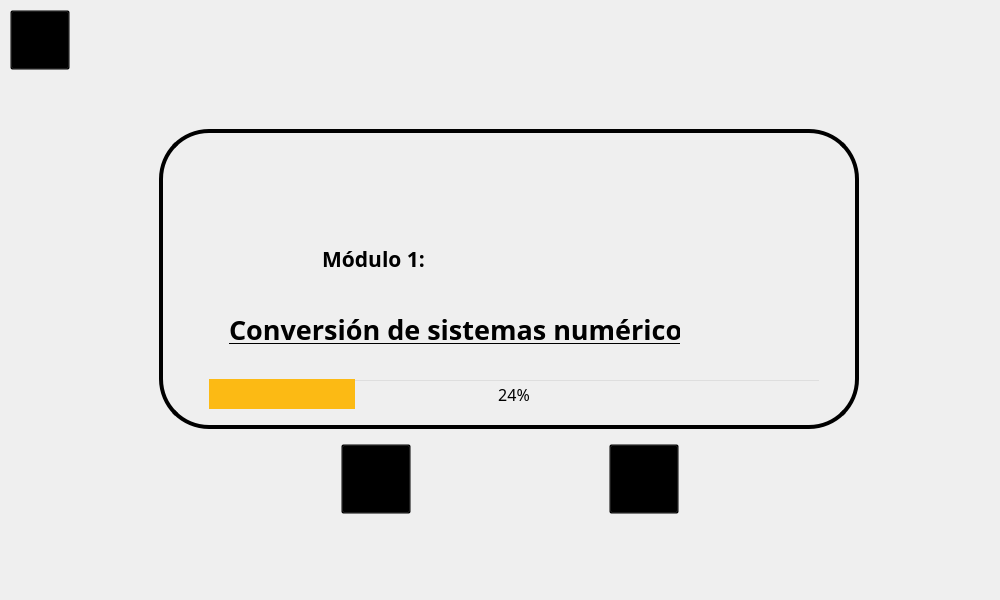
<?xml version="1.0" encoding="UTF-8"?>
<ui version="4.0">
 <class>moduleSelection</class>
 <widget class="QWidget" name="moduleSelection">
  <property name="geometry">
   <rect>
    <x>0</x>
    <y>0</y>
    <width>1000</width>
    <height>600</height>
   </rect>
  </property>
  <property name="sizePolicy">
   <sizepolicy hsizetype="Maximum" vsizetype="Maximum">
    <horstretch>0</horstretch>
    <verstretch>0</verstretch>
   </sizepolicy>
  </property>
  <property name="minimumSize">
   <size>
    <width>1000</width>
    <height>600</height>
   </size>
  </property>
  <property name="maximumSize">
   <size>
    <width>99999</width>
    <height>99999</height>
   </size>
  </property>
  <property name="windowTitle">
   <string>Form</string>
  </property>
  <property name="styleSheet">
   <string notr="true"/>
  </property>
  <widget class="QPushButton" name="modulesBToMain">
   <property name="geometry">
    <rect>
     <x>10</x>
     <y>10</y>
     <width>60</width>
     <height>60</height>
    </rect>
   </property>
   <property name="sizePolicy">
    <sizepolicy hsizetype="Fixed" vsizetype="Fixed">
     <horstretch>0</horstretch>
     <verstretch>0</verstretch>
    </sizepolicy>
   </property>
   <property name="minimumSize">
    <size>
     <width>60</width>
     <height>60</height>
    </size>
   </property>
   <property name="maximumSize">
    <size>
     <width>50</width>
     <height>50</height>
    </size>
   </property>
   <property name="font">
    <font>
     <pointsize>16</pointsize>
    </font>
   </property>
   <property name="styleSheet">
    <string notr="true">QPushButton#modulesBToMain{
image: url(:/buttons/buttons/home.png);
background: transparent;
}
QPushButton#modulesBToMain:hover{
	image: url(:/buttons/buttons/homeH.png);
}
QPushButton#modulesBToMain:pressed{
	image: url(:/buttons/buttons/homeP.png);
}</string>
   </property>
   <property name="text">
    <string/>
   </property>
   <property name="icon">
    <iconset theme="go-home">
     <normaloff>.</normaloff>.</iconset>
   </property>
   <property name="iconSize">
    <size>
     <width>15</width>
     <height>15</height>
    </size>
   </property>
  </widget>
  <widget class="QWidget" name="layoutWidget">
   <property name="geometry">
    <rect>
     <x>150</x>
     <y>120</y>
     <width>720</width>
     <height>396</height>
    </rect>
   </property>
   <layout class="QGridLayout" name="gridLayout_5">
    <item row="1" column="4">
     <spacer name="horizontalSpacer_5">
      <property name="orientation">
       <enum>Qt::Horizontal</enum>
      </property>
      <property name="sizeHint" stdset="0">
       <size>
        <width>40</width>
        <height>20</height>
       </size>
      </property>
     </spacer>
    </item>
    <item row="1" column="2">
     <spacer name="horizontalSpacer_3">
      <property name="orientation">
       <enum>Qt::Horizontal</enum>
      </property>
      <property name="sizeHint" stdset="0">
       <size>
        <width>40</width>
        <height>20</height>
       </size>
      </property>
     </spacer>
    </item>
    <item row="1" column="1">
     <widget class="QPushButton" name="prev">
      <property name="minimumSize">
       <size>
        <width>70</width>
        <height>70</height>
       </size>
      </property>
      <property name="maximumSize">
       <size>
        <width>70</width>
        <height>70</height>
       </size>
      </property>
      <property name="styleSheet">
       <string notr="true">QPushButton#prev{
image: url(:/buttons/buttons/left.png);
background: transparent;
}
QPushButton#prev:hover{
	image: url(:/buttons/buttons/leftH.png);
}
QPushButton#prev:pressed{
	image: url(:/buttons/buttons/leftP.png);
}
QPushButton#prev:disabled{
	image: url(:/buttons/buttons/leftD.png);
}</string>
      </property>
      <property name="text">
       <string/>
      </property>
     </widget>
    </item>
    <item row="1" column="3">
     <widget class="QPushButton" name="next">
      <property name="minimumSize">
       <size>
        <width>70</width>
        <height>70</height>
       </size>
      </property>
      <property name="maximumSize">
       <size>
        <width>70</width>
        <height>70</height>
       </size>
      </property>
      <property name="styleSheet">
       <string notr="true">QPushButton#next{
image: url(:/buttons/buttons/right.png);
background: transparent;
}
QPushButton#next:hover{
	image: url(:/buttons/buttons/rightH.png);
}
QPushButton#next:pressed{
	image: url(:/buttons/buttons/rightP.png);
}
QPushButton#next:disabled{
	image: url(:/buttons/buttons/rightD.png);
}</string>
      </property>
      <property name="text">
       <string/>
      </property>
     </widget>
    </item>
    <item row="1" column="0">
     <spacer name="horizontalSpacer_4">
      <property name="orientation">
       <enum>Qt::Horizontal</enum>
      </property>
      <property name="sizeHint" stdset="0">
       <size>
        <width>40</width>
        <height>20</height>
       </size>
      </property>
     </spacer>
    </item>
    <item row="0" column="0" colspan="5">
     <widget class="SlidingStackedWidget" name="stackedWidget">
      <property name="enabled">
       <bool>true</bool>
      </property>
      <property name="sizePolicy">
       <sizepolicy hsizetype="Fixed" vsizetype="Fixed">
        <horstretch>0</horstretch>
        <verstretch>0</verstretch>
       </sizepolicy>
      </property>
      <property name="minimumSize">
       <size>
        <width>715</width>
        <height>315</height>
       </size>
      </property>
      <property name="maximumSize">
       <size>
        <width>16777215</width>
        <height>16777215</height>
       </size>
      </property>
      <property name="styleSheet">
       <string notr="true">QProgressBar::chunk {
    background: #fcba14;
}
QProgressBar{
background-color: transparent;
color: black;
}</string>
      </property>
      <property name="currentIndex">
       <number>0</number>
      </property>
      <widget class="QWidget" name="page">
       <layout class="QGridLayout" name="gridLayout">
        <item row="0" column="0">
         <widget class="ClickableFrame" name="frameM1">
          <property name="sizePolicy">
           <sizepolicy hsizetype="Preferred" vsizetype="Preferred">
            <horstretch>0</horstretch>
            <verstretch>0</verstretch>
           </sizepolicy>
          </property>
          <property name="minimumSize">
           <size>
            <width>700</width>
            <height>300</height>
           </size>
          </property>
          <property name="styleSheet">
           <string notr="true">QFrame#frameM1{
	background-image: url(:/assets/module1.png);
	border: 4px solid black; 
	border-radius: 50px;
}

#frameM1:hover {
    border: 4px solid #fdbb14;
}</string>
          </property>
          <property name="frameShape">
           <enum>QFrame::NoFrame</enum>
          </property>
          <property name="frameShadow">
           <enum>QFrame::Plain</enum>
          </property>
          <widget class="QProgressBar" name="progressM1">
           <property name="geometry">
            <rect>
             <x>50</x>
             <y>250</y>
             <width>611</width>
             <height>30</height>
            </rect>
           </property>
           <property name="font">
            <font>
             <family>Sitka</family>
             <pointsize>12</pointsize>
            </font>
           </property>
           <property name="styleSheet">
            <string notr="true"/>
           </property>
           <property name="value">
            <number>24</number>
           </property>
           <property name="alignment">
            <set>Qt::AlignCenter</set>
           </property>
          </widget>
          <widget class="QLabel" name="labelM1">
           <property name="geometry">
            <rect>
             <x>150</x>
             <y>110</y>
             <width>129</width>
             <height>41</height>
            </rect>
           </property>
           <property name="font">
            <font>
             <family>Sitka</family>
            </font>
           </property>
           <property name="styleSheet">
            <string notr="true">QLabel#label
{
color: black;
}</string>
           </property>
           <property name="text">
            <string>&lt;html&gt;&lt;head/&gt;&lt;body&gt;&lt;p align=&quot;center&quot;&gt;&lt;span style=&quot; font-size:16pt; font-weight:700; color:#000000;&quot;&gt;Módulo 1:&lt;/span&gt;&lt;/p&gt;&lt;/body&gt;&lt;/html&gt;</string>
           </property>
          </widget>
          <widget class="QLabel" name="labelSM1">
           <property name="geometry">
            <rect>
             <x>70</x>
             <y>180</y>
             <width>451</width>
             <height>41</height>
            </rect>
           </property>
           <property name="font">
            <font>
             <family>Sitka</family>
             <pointsize>10</pointsize>
            </font>
           </property>
           <property name="text">
            <string>&lt;html&gt;&lt;head/&gt;&lt;body&gt;&lt;p align=&quot;center&quot;&gt;&lt;span style=&quot; font-size:20pt; font-weight:700; text-decoration: underline; color:#000000;&quot;&gt;Conversión de sistemas numéricos&lt;/span&gt;&lt;/p&gt;&lt;/body&gt;&lt;/html&gt;</string>
           </property>
          </widget>
         </widget>
        </item>
       </layout>
      </widget>
      <widget class="QWidget" name="page_2">
       <layout class="QGridLayout" name="gridLayout_2">
        <item row="0" column="0" colspan="2">
         <widget class="ClickableFrame" name="frameM2">
          <property name="minimumSize">
           <size>
            <width>700</width>
            <height>300</height>
           </size>
          </property>
          <property name="font">
           <font>
            <pointsize>16</pointsize>
           </font>
          </property>
          <property name="styleSheet">
           <string notr="true">#frameM2{
	background-image: url(:/assets/moduleG2.png);
	border: 4px solid black; 
	border-radius: 50px;
}

#frameM2:hover {
    border: 4px solid #fdbb14;
}</string>
          </property>
          <property name="frameShape">
           <enum>QFrame::StyledPanel</enum>
          </property>
          <property name="frameShadow">
           <enum>QFrame::Raised</enum>
          </property>
          <widget class="QProgressBar" name="progressM2">
           <property name="geometry">
            <rect>
             <x>50</x>
             <y>250</y>
             <width>611</width>
             <height>30</height>
            </rect>
           </property>
           <property name="font">
            <font>
             <family>Sitka</family>
             <pointsize>12</pointsize>
            </font>
           </property>
           <property name="styleSheet">
            <string notr="true"/>
           </property>
           <property name="value">
            <number>24</number>
           </property>
           <property name="alignment">
            <set>Qt::AlignCenter</set>
           </property>
           <property name="textVisible">
            <bool>true</bool>
           </property>
           <property name="orientation">
            <enum>Qt::Horizontal</enum>
           </property>
           <property name="invertedAppearance">
            <bool>false</bool>
           </property>
           <property name="textDirection">
            <enum>QProgressBar::BottomToTop</enum>
           </property>
          </widget>
          <widget class="QLabel" name="labelM2">
           <property name="geometry">
            <rect>
             <x>90</x>
             <y>60</y>
             <width>129</width>
             <height>31</height>
            </rect>
           </property>
           <property name="font">
            <font>
             <family>Sitka</family>
            </font>
           </property>
           <property name="styleSheet">
            <string notr="true">QLabel#label
{
color: black;
}</string>
           </property>
           <property name="text">
            <string>&lt;html&gt;&lt;head/&gt;&lt;body&gt;&lt;p align=&quot;center&quot;&gt;&lt;span style=&quot; font-size:16pt; color:#000000;&quot;&gt;Módulo 2:&lt;/span&gt;&lt;/p&gt;&lt;/body&gt;&lt;/html&gt;</string>
           </property>
          </widget>
          <widget class="QLabel" name="labelSM2">
           <property name="geometry">
            <rect>
             <x>60</x>
             <y>150</y>
             <width>181</width>
             <height>91</height>
            </rect>
           </property>
           <property name="font">
            <font>
             <family>Sitka</family>
             <pointsize>10</pointsize>
            </font>
           </property>
           <property name="text">
            <string>&lt;html&gt;&lt;head/&gt;&lt;body&gt;&lt;p align=&quot;center&quot;&gt;&lt;span style=&quot; font-size:20pt; font-weight:700; text-decoration: underline; color:#ffffff;&quot;&gt;Teoría de&lt;br/&gt;conjuntos&lt;/span&gt;&lt;/p&gt;&lt;/body&gt;&lt;/html&gt;</string>
           </property>
          </widget>
         </widget>
        </item>
       </layout>
      </widget>
      <widget class="QWidget" name="page_3">
       <layout class="QGridLayout" name="gridLayout_3">
        <item row="0" column="0" colspan="2">
         <widget class="ClickableFrame" name="frameM3">
          <property name="minimumSize">
           <size>
            <width>700</width>
            <height>300</height>
           </size>
          </property>
          <property name="styleSheet">
           <string notr="true">#frameM3{
	background-image: url(:/assets/moduleG3.png);
	border: 4px solid black; 
	border-radius: 50px;
}

#frameM3:hover {
    border: 4px solid #fdbb14;
}</string>
          </property>
          <property name="frameShape">
           <enum>QFrame::StyledPanel</enum>
          </property>
          <property name="frameShadow">
           <enum>QFrame::Raised</enum>
          </property>
          <widget class="QLabel" name="labelM3">
           <property name="geometry">
            <rect>
             <x>40</x>
             <y>20</y>
             <width>129</width>
             <height>47</height>
            </rect>
           </property>
           <property name="font">
            <font>
             <family>Sitka</family>
            </font>
           </property>
           <property name="styleSheet">
            <string notr="true">QLabel#label
{
color: black;
}</string>
           </property>
           <property name="text">
            <string>&lt;html&gt;&lt;head/&gt;&lt;body&gt;&lt;p align=&quot;center&quot;&gt;&lt;span style=&quot; font-size:16pt; font-weight:700; color:#000000;&quot;&gt;Módulo 3:&lt;/span&gt;&lt;/p&gt;&lt;/body&gt;&lt;/html&gt;</string>
           </property>
          </widget>
          <widget class="QProgressBar" name="progressM3">
           <property name="geometry">
            <rect>
             <x>50</x>
             <y>250</y>
             <width>611</width>
             <height>30</height>
            </rect>
           </property>
           <property name="font">
            <font>
             <family>Sitka</family>
             <pointsize>12</pointsize>
             <underline>false</underline>
            </font>
           </property>
           <property name="styleSheet">
            <string notr="true"/>
           </property>
           <property name="value">
            <number>24</number>
           </property>
           <property name="alignment">
            <set>Qt::AlignCenter</set>
           </property>
          </widget>
          <widget class="QLabel" name="labelSM3">
           <property name="geometry">
            <rect>
             <x>120</x>
             <y>130</y>
             <width>301</width>
             <height>50</height>
            </rect>
           </property>
           <property name="font">
            <font>
             <family>Sitka</family>
             <pointsize>12</pointsize>
            </font>
           </property>
           <property name="text">
            <string>&lt;html&gt;&lt;head/&gt;&lt;body&gt;&lt;p&gt;&lt;span style=&quot; font-size:20pt; font-weight:700; text-decoration: underline; color:#000000;&quot;&gt;Límite y Continuidad&lt;/span&gt;&lt;/p&gt;&lt;/body&gt;&lt;/html&gt;</string>
           </property>
          </widget>
         </widget>
        </item>
       </layout>
      </widget>
      <widget class="QWidget" name="page_4">
       <layout class="QGridLayout" name="gridLayout_4">
        <item row="0" column="0" colspan="2">
         <widget class="ClickableFrame" name="frameM4">
          <property name="minimumSize">
           <size>
            <width>700</width>
            <height>300</height>
           </size>
          </property>
          <property name="styleSheet">
           <string notr="true">#frameM4
 { 
	background-image: url(:/assets/moduleG4.png);
	border: 4px solid black; 
	border-radius: 50px;
	background-color: white;
}

#frameM4:hover {
    border: 4px solid #fdbb14;
}
</string>
          </property>
          <property name="frameShape">
           <enum>QFrame::StyledPanel</enum>
          </property>
          <property name="frameShadow">
           <enum>QFrame::Raised</enum>
          </property>
          <widget class="QLabel" name="labelSM4">
           <property name="geometry">
            <rect>
             <x>150</x>
             <y>150</y>
             <width>141</width>
             <height>50</height>
            </rect>
           </property>
           <property name="font">
            <font>
             <family>Sitka</family>
             <pointsize>10</pointsize>
            </font>
           </property>
           <property name="text">
            <string>&lt;html&gt;&lt;head/&gt;&lt;body&gt;&lt;p align=&quot;center&quot;&gt;&lt;span style=&quot; font-size:20pt; font-weight:700; text-decoration: underline; color:#000000;&quot;&gt;Derivadas&lt;/span&gt;&lt;/p&gt;&lt;/body&gt;&lt;/html&gt;</string>
           </property>
          </widget>
          <widget class="QLabel" name="labelM4">
           <property name="geometry">
            <rect>
             <x>40</x>
             <y>80</y>
             <width>129</width>
             <height>47</height>
            </rect>
           </property>
           <property name="font">
            <font>
             <family>Sitka</family>
            </font>
           </property>
           <property name="styleSheet">
            <string notr="true">QLabel#label
{
color: black;
}</string>
           </property>
           <property name="text">
            <string>&lt;html&gt;&lt;head/&gt;&lt;body&gt;&lt;p align=&quot;center&quot;&gt;&lt;span style=&quot; font-size:16pt; font-weight:700; color:#000000;&quot;&gt;Módulo 4:&lt;/span&gt;&lt;/p&gt;&lt;/body&gt;&lt;/html&gt;</string>
           </property>
          </widget>
          <widget class="QProgressBar" name="progressM4">
           <property name="geometry">
            <rect>
             <x>50</x>
             <y>250</y>
             <width>611</width>
             <height>30</height>
            </rect>
           </property>
           <property name="font">
            <font>
             <family>Sitka</family>
             <pointsize>12</pointsize>
            </font>
           </property>
           <property name="styleSheet">
            <string notr="true"/>
           </property>
           <property name="value">
            <number>24</number>
           </property>
           <property name="alignment">
            <set>Qt::AlignCenter</set>
           </property>
          </widget>
         </widget>
        </item>
       </layout>
      </widget>
     </widget>
    </item>
   </layout>
  </widget>
 </widget>
 <customwidgets>
  <customwidget>
   <class>ClickableFrame</class>
   <extends>QFrame</extends>
   <header>clickableframe.h</header>
   <container>1</container>
  </customwidget>
  <customwidget>
   <class>SlidingStackedWidget</class>
   <extends>QStackedWidget</extends>
   <header>slidingstackedwidget.h</header>
   <container>1</container>
  </customwidget>
 </customwidgets>
 <resources/>
 <connections/>
</ui>
